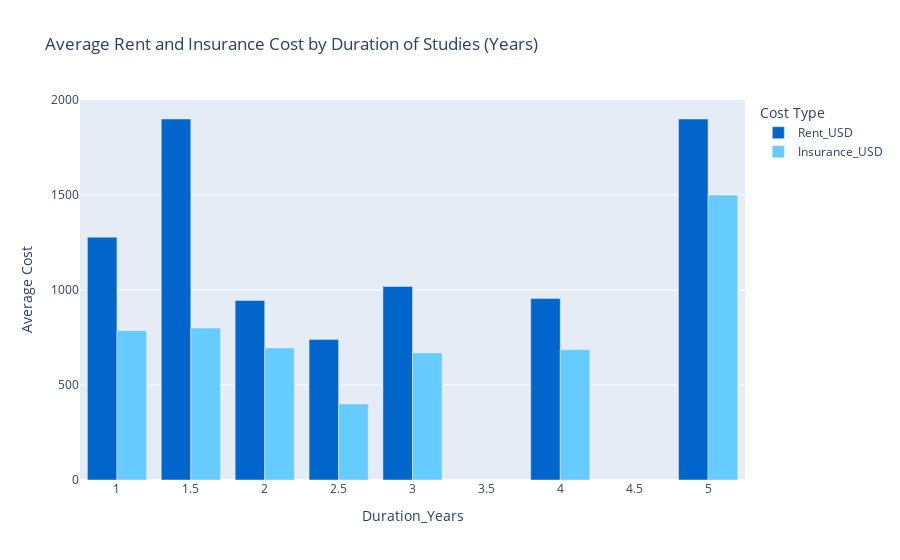

Source (notebook cell):
### Markdown cell above
#### **Objective 6**
To visualise trends in student expenses across different study durations.

### Code cell
#average (rent and insurance) by duration of studies

# Filter only relevant columns
grouped = data.groupby("Duration_Years")[["Rent_USD", "Insurance_USD"]].mean().reset_index()

grouped_melted = pd.melt(grouped, id_vars=["Duration_Years"], 
                         value_vars=["Rent_USD", "Insurance_USD"],
                         var_name="Cost Type", value_name="Average Cost")

fig = px.bar(grouped_melted, 
             x="Duration_Years", 
             y="Average Cost", 
             color="Cost Type", 
             barmode="group",
             color_discrete_sequence=["#0066CC", "#66CCFF"],  # Adjust colors as needed
             title="Average Rent and Insurance Cost by Duration of Studies (Years)")

fig.show()

### Figure 1 — Plotly figure (JSON) as saved in the notebook; plotly's stock layout.template omitted (floating-point values rounded to 4 significant figures)
{"data": [{"alignmentgroup": "True", "hovertemplate": "Cost Type=Rent_USD<br>Duration_Years=%{x}<br>Average Cost=%{y}<extra></extra>", "legendgroup": "Rent_USD", "marker": {"color": "#0066CC", "pattern": {"shape": ""}}, "name": "Rent_USD", "offsetgroup": "Rent_USD", "orientation": "v", "showlegend": true, "textposition": "auto", "type": "bar", "x": [1.0, 1.5, 2.0, 2.5, 3.0, 4.0, 5.0], "xaxis": "x", "y": [1278.0, 1900.0, 944.7, 740.0, 1019.0, 954.7, 1900.0], "yaxis": "y"}, {"alignmentgroup": "True", "hovertemplate": "Cost Type=Insurance_USD<br>Duration_Years=%{x}<br>Average Cost=%{y}<extra></extra>", "legendgroup": "Insurance_USD", "marker": {"color": "#66CCFF", "pattern": {"shape": ""}}, "name": "Insurance_USD", "offsetgroup": "Insurance_USD", "orientation": "v", "showlegend": true, "textposition": "auto", "type": "bar", "x": [1.0, 1.5, 2.0, 2.5, 3.0, 4.0, 5.0], "xaxis": "x", "y": [785.6, 800.0, 694.6, 400.0, 668.8, 685.8, 1500.0], "yaxis": "y"}], "layout": {"barmode": "group", "legend": {"title": {"text": "Cost Type"}, "tracegroupgap": 0}, "title": {"text": "Average Rent and Insurance Cost by Duration of Studies (Years)"}, "xaxis": {"anchor": "y", "domain": [0, 1], "title": {"text": "Duration_Years"}}, "yaxis": {"anchor": "x", "domain": [0, 1], "title": {"text": "Average Cost"}}}}
